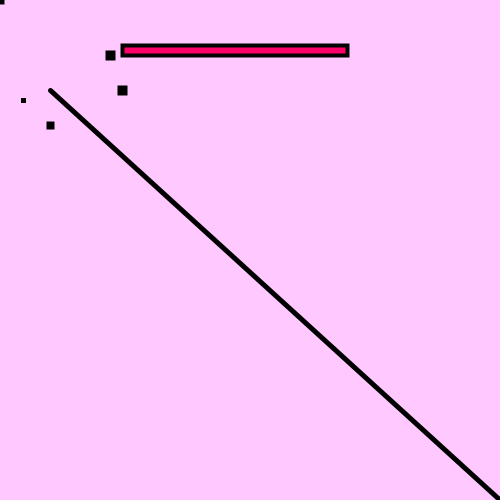
Frame 1 (no input)
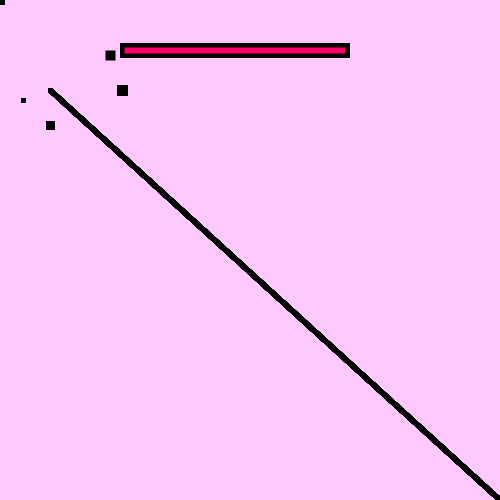
Frame 60 (the mouse pressed at the canvas centre just before this capture)
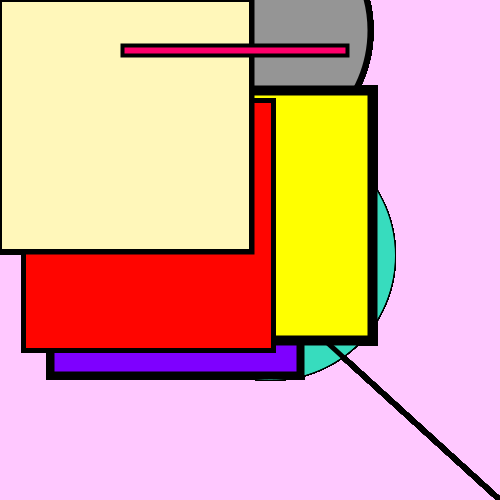
Frame 120 (the mouse held since frame 60 and released just before this capture)

The Processing sketch that drew these frames (run headless with seeded random() and noise(); from frame 60 on, the mouse is pressed at the canvas centre):

// Processing sketch: processing_12270
// ── processing_12270.pde

 /** By: Savannah Franklin
  * Abstract Shapes
  */

 int clickX, clickY, releaseX, releaseY;
 boolean nowDragging;
 int dragRed, moveBlue;

 void setup()
 { 
  size(500, 500);
  background(255, 200, 255);
  smooth();
  strokeWeight(10);
 }

void draw()
 {
   if(mousePressed == true);
 
  // green rectangle
  rect(110, 55, mouseX, mouseY);
  fill(55, 220, 190);
  strokeWeight(1);
  
  
  // pink circle
  ellipse(270, 255, mouseX, mouseY);
  fill(270, 255, 190);
  strokeWeight(2);
  
  // yellow circle
  ellipse(25, 59, mouseX, mouseY);
  fill(255, 255, 0);
  strokeWeight(5);
  
  // purple line
  line(50, 90, height, width);
  fill(126, 0, 255);
  strokeWeight(8);

  //blue rectangle
  rect(50, 125, mouseX, mouseY);
  fill(77, 99, 30);
  strokeWeight(9);
  
  // brown circle
  ellipse(100, 75, mouseX, mouseY);
  fill(133, 0, 30);
  strokeWeight(7);
  
  //grey circle
  ellipse(200, 66, mouseX, mouseY);
  fill(149, 149, 149);
  strokeWeight(6);
  
  //yellow circle
  ellipse(245, 30, mouseX, mouseY);
  fill(255, 255, 0);
  strokeWeight(10);
  
  // red square
  rect(122, 90, mouseX, mouseY);
  fill(255, 5, 0);
  strokeWeight(5);
  
  //teal square
  rect(23, 100, mouseX, mouseY);
  fill(0, 148, 199);
  strokeWeight(8);
  
  //cream color square
  rect(clickX, clickY, mouseX, mouseY);
  fill(255, 247, 186);
  strokeWeight(3);
  
  // bright pink circle
  rect(clickX, clickY, mouseX, mouseY);
  fill(255, 0, 107);
  strokeWeight(4);
  
  // green square
  float a = sq(15);
  rect(122, 45, a, 10);
  fill(255, 163, 30);
  strokeWeight(1);
 }
 
 
 
  


  

 

  
  
  
  
  
  
  
 
 
   



 


  
  
